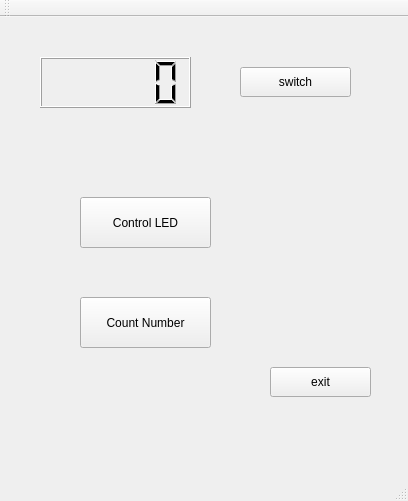
<?xml version="1.0" encoding="UTF-8"?>
<ui version="4.0">
 <class>MainWindow</class>
 <widget class="QMainWindow" name="MainWindow">
  <property name="geometry">
   <rect>
    <x>0</x>
    <y>0</y>
    <width>408</width>
    <height>501</height>
   </rect>
  </property>
  <property name="windowTitle">
   <string>MainWindow</string>
  </property>
  <widget class="QWidget" name="centralwidget">
   <widget class="QPushButton" name="btn_led">
    <property name="geometry">
     <rect>
      <x>80</x>
      <y>180</y>
      <width>131</width>
      <height>51</height>
     </rect>
    </property>
    <property name="text">
     <string>Control LED</string>
    </property>
   </widget>
   <widget class="QPushButton" name="btn_count">
    <property name="geometry">
     <rect>
      <x>80</x>
      <y>280</y>
      <width>131</width>
      <height>51</height>
     </rect>
    </property>
    <property name="text">
     <string>Count Number</string>
    </property>
   </widget>
   <widget class="QPushButton" name="btn_exit">
    <property name="geometry">
     <rect>
      <x>270</x>
      <y>350</y>
      <width>101</width>
      <height>30</height>
     </rect>
    </property>
    <property name="text">
     <string>exit</string>
    </property>
   </widget>
   <widget class="QLCDNumber" name="lcdNum">
    <property name="geometry">
     <rect>
      <x>40</x>
      <y>40</y>
      <width>151</width>
      <height>51</height>
     </rect>
    </property>
   </widget>
   <widget class="QPushButton" name="btn_switch">
    <property name="geometry">
     <rect>
      <x>240</x>
      <y>50</y>
      <width>111</width>
      <height>30</height>
     </rect>
    </property>
    <property name="text">
     <string>switch</string>
    </property>
   </widget>
  </widget>
  <widget class="QMenuBar" name="menubar">
   <property name="geometry">
    <rect>
     <x>0</x>
     <y>0</y>
     <width>408</width>
     <height>28</height>
    </rect>
   </property>
  </widget>
  <widget class="QStatusBar" name="statusbar"/>
  <widget class="QToolBar" name="toolBar">
   <property name="windowTitle">
    <string>toolBar</string>
   </property>
   <attribute name="toolBarArea">
    <enum>TopToolBarArea</enum>
   </attribute>
   <attribute name="toolBarBreak">
    <bool>false</bool>
   </attribute>
  </widget>
 </widget>
 <resources/>
 <connections/>
</ui>
